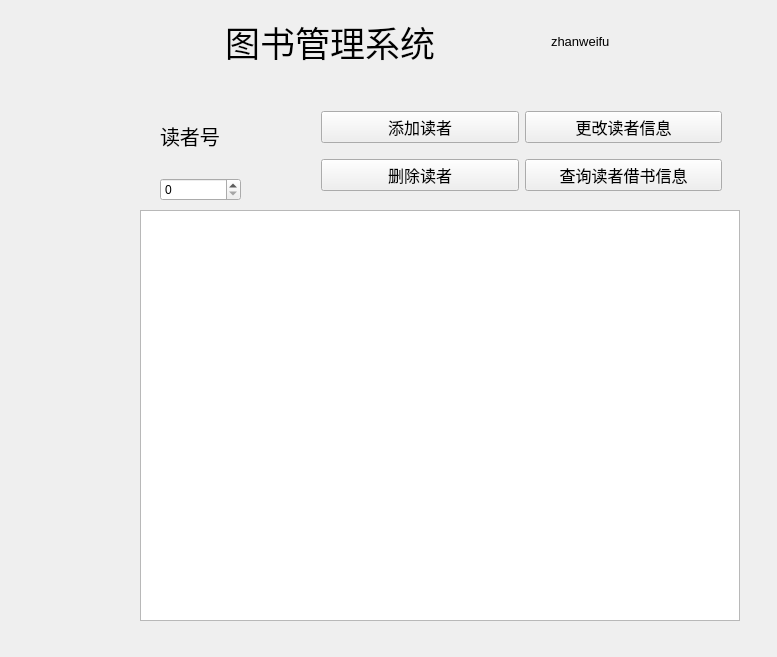
<?xml version="1.0" encoding="UTF-8"?>
<ui version="4.0">
 <class>Administrator</class>
 <widget class="QWidget" name="Administrator">
  <property name="geometry">
   <rect>
    <x>0</x>
    <y>0</y>
    <width>777</width>
    <height>657</height>
   </rect>
  </property>
  <property name="windowTitle">
   <string>Form</string>
  </property>
  <widget class="QStackedWidget" name="stackedWidget">
   <property name="geometry">
    <rect>
     <x>130</x>
     <y>80</y>
     <width>641</width>
     <height>561</height>
    </rect>
   </property>
   <property name="currentIndex">
    <number>1</number>
   </property>
   <widget class="QWidget" name="page">
    <widget class="QWidget" name="layoutWidget">
     <property name="geometry">
      <rect>
       <x>20</x>
       <y>0</y>
       <width>591</width>
       <height>531</height>
      </rect>
     </property>
     <layout class="QVBoxLayout" name="verticalLayout_4">
      <item>
       <layout class="QHBoxLayout" name="horizontalLayout_6" stretch="0,0,10">
        <property name="spacing">
         <number>10</number>
        </property>
        <item>
         <layout class="QVBoxLayout" name="verticalLayout">
          <item>
           <layout class="QHBoxLayout" name="horizontalLayout_5">
            <item>
             <widget class="QLabel" name="label_3">
              <property name="font">
               <font>
                <pointsize>12</pointsize>
               </font>
              </property>
              <property name="text">
               <string>ISBN</string>
              </property>
             </widget>
            </item>
            <item>
             <widget class="QLineEdit" name="isbnEdit">
              <property name="font">
               <font>
                <pointsize>12</pointsize>
               </font>
              </property>
             </widget>
            </item>
           </layout>
          </item>
          <item>
           <layout class="QHBoxLayout" name="horizontalLayout_4">
            <item>
             <widget class="QLabel" name="label_4">
              <property name="font">
               <font>
                <pointsize>12</pointsize>
               </font>
              </property>
              <property name="text">
               <string>书名</string>
              </property>
             </widget>
            </item>
            <item>
             <widget class="QLineEdit" name="booknameEdit">
              <property name="font">
               <font>
                <pointsize>12</pointsize>
               </font>
              </property>
             </widget>
            </item>
           </layout>
          </item>
          <item>
           <layout class="QHBoxLayout" name="horizontalLayout_3">
            <item>
             <widget class="QLabel" name="label_5">
              <property name="font">
               <font>
                <pointsize>12</pointsize>
               </font>
              </property>
              <property name="text">
               <string>作者</string>
              </property>
             </widget>
            </item>
            <item>
             <widget class="QLineEdit" name="authorEdit">
              <property name="font">
               <font>
                <pointsize>12</pointsize>
               </font>
              </property>
             </widget>
            </item>
           </layout>
          </item>
          <item>
           <layout class="QHBoxLayout" name="horizontalLayout_2">
            <item>
             <widget class="QLabel" name="label_6">
              <property name="font">
               <font>
                <pointsize>12</pointsize>
               </font>
              </property>
              <property name="text">
               <string>出版社</string>
              </property>
             </widget>
            </item>
            <item>
             <widget class="QLineEdit" name="publisherEdit">
              <property name="font">
               <font>
                <pointsize>12</pointsize>
               </font>
              </property>
             </widget>
            </item>
           </layout>
          </item>
         </layout>
        </item>
        <item>
         <layout class="QVBoxLayout" name="verticalLayout_3">
          <item>
           <widget class="QPushButton" name="addBookButton">
            <property name="font">
             <font>
              <pointsize>12</pointsize>
             </font>
            </property>
            <property name="text">
             <string>添加书本</string>
            </property>
           </widget>
          </item>
          <item>
           <widget class="QPushButton" name="queryBookButton">
            <property name="font">
             <font>
              <pointsize>12</pointsize>
             </font>
            </property>
            <property name="text">
             <string>根据ISBN查找</string>
            </property>
           </widget>
          </item>
          <item>
           <widget class="QPushButton" name="queryAllBookButton">
            <property name="font">
             <font>
              <pointsize>12</pointsize>
             </font>
            </property>
            <property name="text">
             <string>查看所有书本</string>
            </property>
           </widget>
          </item>
          <item>
           <widget class="QPushButton" name="updateBookButton">
            <property name="font">
             <font>
              <pointsize>12</pointsize>
             </font>
            </property>
            <property name="text">
             <string>修改书本信息</string>
            </property>
           </widget>
          </item>
          <item>
           <widget class="QPushButton" name="delBookButton">
            <property name="font">
             <font>
              <pointsize>12</pointsize>
             </font>
            </property>
            <property name="text">
             <string>根据ISBN删除</string>
            </property>
           </widget>
          </item>
         </layout>
        </item>
        <item>
         <layout class="QVBoxLayout" name="verticalLayout_2" stretch="0,0">
          <item>
           <widget class="QRadioButton" name="ascBookOrder">
            <property name="font">
             <font>
              <pointsize>12</pointsize>
             </font>
            </property>
            <property name="text">
             <string>按照isbn升序排列</string>
            </property>
           </widget>
          </item>
          <item>
           <widget class="QRadioButton" name="descBookOrder">
            <property name="font">
             <font>
              <pointsize>12</pointsize>
             </font>
            </property>
            <property name="text">
             <string>按照isbn降序排列</string>
            </property>
           </widget>
          </item>
         </layout>
        </item>
       </layout>
      </item>
      <item>
       <widget class="QTableView" name="tableViewBook">
        <property name="font">
         <font>
          <pointsize>10</pointsize>
         </font>
        </property>
        <property name="textElideMode">
         <enum>Qt::ElideMiddle</enum>
        </property>
       </widget>
      </item>
     </layout>
    </widget>
   </widget>
   <widget class="QWidget" name="page_3">
    <widget class="QTableView" name="tableViewStu">
     <property name="geometry">
      <rect>
       <x>10</x>
       <y>130</y>
       <width>600</width>
       <height>411</height>
      </rect>
     </property>
    </widget>
    <widget class="QWidget" name="">
     <property name="geometry">
      <rect>
       <x>30</x>
       <y>20</y>
       <width>81</width>
       <height>101</height>
      </rect>
     </property>
     <layout class="QVBoxLayout" name="verticalLayout_6">
      <item>
       <widget class="QLabel" name="label_2">
        <property name="font">
         <font>
          <pointsize>15</pointsize>
         </font>
        </property>
        <property name="text">
         <string>读者号</string>
        </property>
       </widget>
      </item>
      <item>
       <widget class="QSpinBox" name="idSpinBox"/>
      </item>
     </layout>
    </widget>
    <widget class="QWidget" name="">
     <property name="geometry">
      <rect>
       <x>191</x>
       <y>21</y>
       <width>401</width>
       <height>101</height>
      </rect>
     </property>
     <layout class="QGridLayout" name="gridLayout">
      <item row="0" column="0">
       <widget class="QPushButton" name="addStuButton">
        <property name="font">
         <font>
          <pointsize>12</pointsize>
         </font>
        </property>
        <property name="focusPolicy">
         <enum>Qt::StrongFocus</enum>
        </property>
        <property name="contextMenuPolicy">
         <enum>Qt::DefaultContextMenu</enum>
        </property>
        <property name="autoFillBackground">
         <bool>false</bool>
        </property>
        <property name="styleSheet">
         <string notr="true"/>
        </property>
        <property name="text">
         <string>添加读者</string>
        </property>
       </widget>
      </item>
      <item row="0" column="1">
       <widget class="QPushButton" name="updateStuButton">
        <property name="font">
         <font>
          <pointsize>12</pointsize>
         </font>
        </property>
        <property name="contextMenuPolicy">
         <enum>Qt::PreventContextMenu</enum>
        </property>
        <property name="text">
         <string>更改读者信息</string>
        </property>
        <property name="checkable">
         <bool>false</bool>
        </property>
        <property name="autoRepeat">
         <bool>false</bool>
        </property>
        <property name="flat">
         <bool>false</bool>
        </property>
       </widget>
      </item>
      <item row="1" column="0">
       <widget class="QPushButton" name="delStuButton">
        <property name="font">
         <font>
          <pointsize>12</pointsize>
         </font>
        </property>
        <property name="text">
         <string>删除读者</string>
        </property>
       </widget>
      </item>
      <item row="1" column="1">
       <widget class="QPushButton" name="queryStuButton">
        <property name="font">
         <font>
          <pointsize>12</pointsize>
         </font>
        </property>
        <property name="text">
         <string>查询读者借书信息</string>
        </property>
       </widget>
      </item>
     </layout>
    </widget>
   </widget>
   <widget class="QWidget" name="page_2">
    <widget class="QTableView" name="tableViewLog">
     <property name="geometry">
      <rect>
       <x>10</x>
       <y>90</y>
       <width>591</width>
       <height>431</height>
      </rect>
     </property>
     <property name="font">
      <font>
       <pointsize>10</pointsize>
      </font>
     </property>
    </widget>
    <widget class="QPushButton" name="logUpdate">
     <property name="geometry">
      <rect>
       <x>20</x>
       <y>10</y>
       <width>93</width>
       <height>41</height>
      </rect>
     </property>
     <property name="font">
      <font>
       <pointsize>13</pointsize>
      </font>
     </property>
     <property name="text">
      <string>刷新</string>
     </property>
    </widget>
    <widget class="QWidget" name="layoutWidget">
     <property name="geometry">
      <rect>
       <x>380</x>
       <y>0</y>
       <width>221</width>
       <height>77</height>
      </rect>
     </property>
     <layout class="QVBoxLayout" name="verticalLayout_5">
      <item>
       <widget class="QRadioButton" name="logDesc">
        <property name="font">
         <font>
          <pointsize>14</pointsize>
         </font>
        </property>
        <property name="text">
         <string>按照时间降序排列</string>
        </property>
       </widget>
      </item>
      <item>
       <widget class="QRadioButton" name="logAsc">
        <property name="font">
         <font>
          <pointsize>14</pointsize>
         </font>
        </property>
        <property name="text">
         <string>按照时间升序排列</string>
        </property>
       </widget>
      </item>
     </layout>
    </widget>
   </widget>
  </widget>
  <widget class="QWidget" name="layoutWidget">
   <property name="geometry">
    <rect>
     <x>12</x>
     <y>14</y>
     <width>751</width>
     <height>55</height>
    </rect>
   </property>
   <layout class="QHBoxLayout" name="horizontalLayout" stretch="2,3,0,0,1">
    <item>
     <spacer name="horizontalSpacer">
      <property name="orientation">
       <enum>Qt::Horizontal</enum>
      </property>
      <property name="sizeHint" stdset="0">
       <size>
        <width>158</width>
        <height>38</height>
       </size>
      </property>
     </spacer>
    </item>
    <item>
     <widget class="QLabel" name="label">
      <property name="font">
       <font>
        <family>方正粗黑宋简体</family>
        <pointsize>26</pointsize>
       </font>
      </property>
      <property name="text">
       <string>图书管理系统</string>
      </property>
     </widget>
    </item>
    <item>
     <widget class="QLabel" name="userName">
      <property name="font">
       <font>
        <pointsize>10</pointsize>
       </font>
      </property>
      <property name="text">
       <string>zhanweifu</string>
      </property>
     </widget>
    </item>
    <item>
     <spacer name="horizontalSpacer_3">
      <property name="orientation">
       <enum>Qt::Horizontal</enum>
      </property>
      <property name="sizeHint" stdset="0">
       <size>
        <width>40</width>
        <height>20</height>
       </size>
      </property>
     </spacer>
    </item>
    <item>
     <widget class="dateLabel" name="widget" native="true">
      <property name="font">
       <font>
        <family>Kristen ITC</family>
        <pointsize>10</pointsize>
        <italic>false</italic>
       </font>
      </property>
     </widget>
    </item>
   </layout>
  </widget>
 </widget>
 <customwidgets>
  <customwidget>
   <class>dateLabel</class>
   <extends>QWidget</extends>
   <header location="global">datelabel.h</header>
   <container>1</container>
  </customwidget>
 </customwidgets>
 <tabstops>
  <tabstop>booknameEdit</tabstop>
  <tabstop>authorEdit</tabstop>
  <tabstop>isbnEdit</tabstop>
 </tabstops>
 <resources/>
 <connections/>
</ui>
